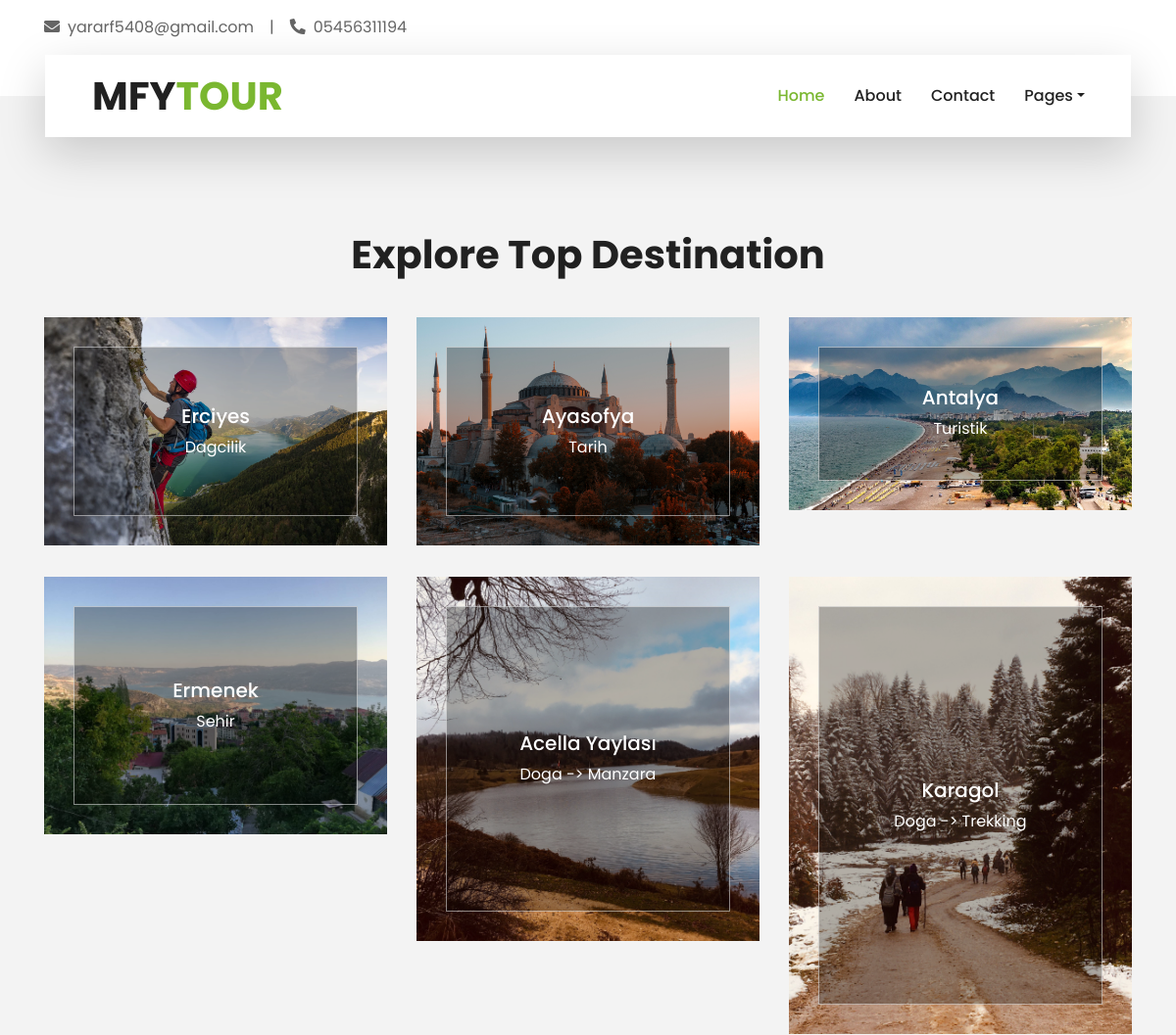
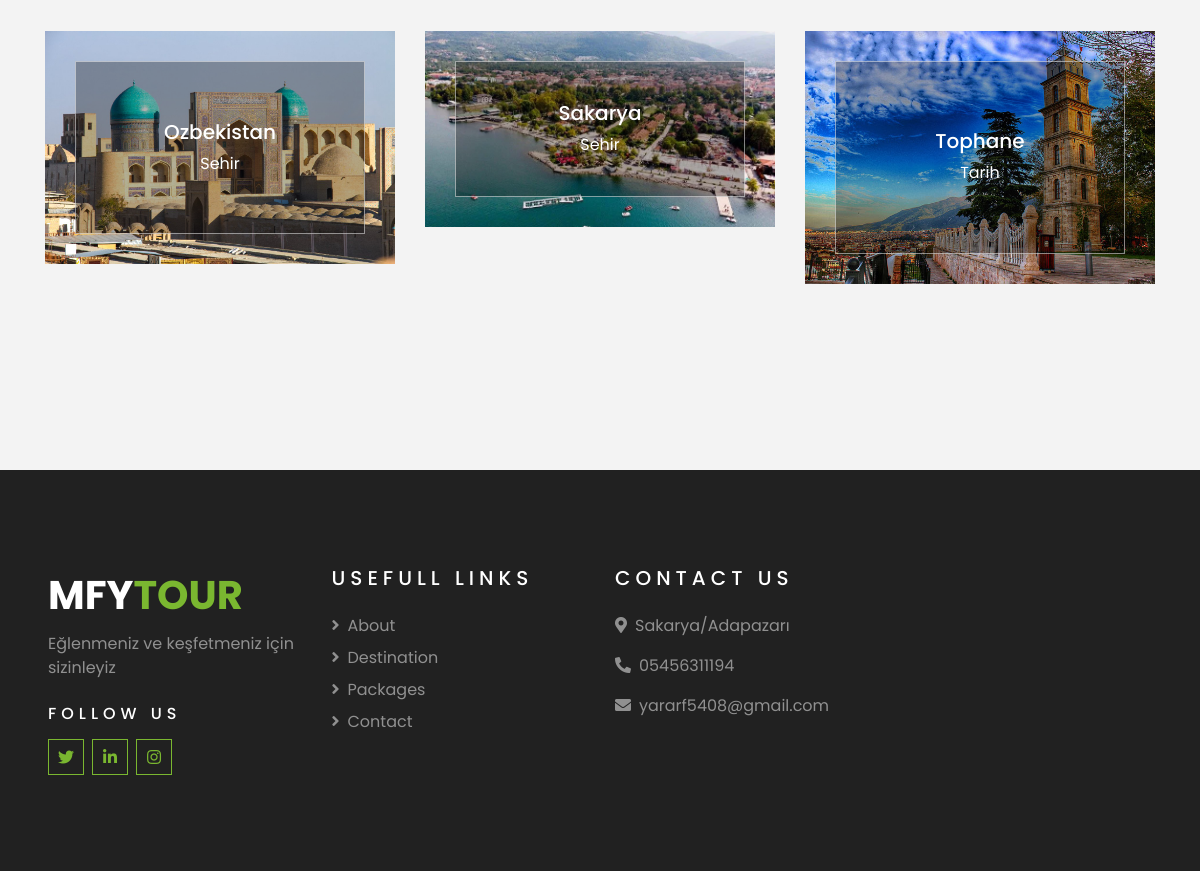
Screenshot of /destination/ with the database file from the repository (2 pictures, top to bottom).
### content/models.py (models this page shows, shortened)
class Content(models.Model):
    STATUS=(
        ('True', 'Evet'),
        ('False', 'Hayır'),
    )
    category=models.ForeignKey(Category, on_delete=models.CASCADE)
    title=models.CharField(max_length=100)
    keywords = models.CharField(max_length=255)
    description = models.CharField(max_length=255)
    image = models.ImageField(blank=True, upload_to='images/')
    detail=RichTextUploadingField(blank=True)
    gun=models.CharField(blank=True,max_length=15)
    type = models.CharField(blank=True, max_length=50)
    konum=models.CharField(blank=True,max_length=255)
    city=models.CharField(blank=True,max_length=50)
    country=models.CharField(blank=True,max_length=50)
    fiyat=models.CharField(blank=True,max_length=10)
    slug=models.SlugField(blank=True,max_length=100)
    status=models.CharField(blank=True,max_length=10, choices=STATUS)
    create_at=models.DateTimeField(auto_now_add=True)
    update_at=models.DateTimeField(auto_now=True)
    def image_tag(self):
        if self.image:
            return mark_safe('<img src="{}" height="50"/>'.format(self.image.url))
        else:
            return ""
    image_tag.short_description="Image"

class Category(MPTTModel):
    STATUS=(
        ('True', 'Evet'),
        ('False', 'Hayır'),
    )
    title=models.CharField(max_length=100)
    keywords = models.CharField(max_length=255)
    description = models.CharField(max_length=255)
    image = models.ImageField(blank=True, upload_to='images/')
    slug = models.SlugField(blank=True, max_length=100)
    status=models.CharField(blank=True,max_length=10, choices=STATUS)
    parent=TreeForeignKey('self', blank=True, null=True, related_name='children', on_delete=models.CASCADE)
    create_at=models.DateTimeField(auto_now_add=True)
    update_at=models.DateTimeField(auto_now=True)
    class MPTTMeta:
        order_insertion_by = ['title']
    def __str__(self):
        full_path=[self.title]
        k = self.parent
        while k is not None:
            full_path.append(k.title)
            k = k.parent
        return ' -> '.join(full_path[::-1])
    def image_tag(self):
        if self.image:
            return mark_safe('<img src="{}" height="50"/>'.format(self.image.url))
        else:
            return ""
    image_tag.short_description = "Image"

### home/views.py (the view)
# urls.py: path('destination/', views.destination, name='destination'),
def destination(request):
    setting=Setting.objects.get(pk=1)
    destinationdata=Content.objects.all()[:25]
    context = {'setting': setting,
               "page":"destination",
               "destinationdata":destinationdata}
    return render(request, 'destination.html', context)

### home/templates/destination.html (shortened to what this page needs)
{% extends "homebase.html" %}
{% block content %}
    {% load static %}
    <div class="container-fluid py-5">
        <div class="container pt-5 pb-3">
            <div class="text-center mb-3 pb-3">
                <h1>Explore Top Destination</h1>
            </div>
            <div class="row">
                {% for rs in destinationdata %}
                <div class="col-lg-4 col-md-6 mb-4">
                    <div class="destination-item position-relative overflow-hidden mb-2">
                        <img class="img-fluid" src="{{ rs.image.url }}" alt="">
                        <a class="destination-overlay text-white text-decoration-none" href="/packages">
                            <h5 class="text-white">{{ rs.title|safe }}</h5>
                            <span>{{ rs.category|safe }}</span>
                        </a>
                    </div>
                </div>
                {% endfor %}
            </div>
        </div>
    </div>
{% endblock %}

### rows the page displays
Content: image (picture), title "Erciyes", category "Dagcilik"
Content: image (picture), title "Ayasofya", category "Tarih"
Content: image (picture), title "Antalya", category "Turistik"
Content: image (picture), title "Ermenek", category "Sehir"
Content: image (picture), title "Acella Yaylası", category "Doga -> Manzara"
Content: image (picture), title "Karagol", category "Doga -> Trekking"
Content: image (picture), title "Ozbekistan", category "Sehir"
Content: image (picture), title "Sakarya", category "Sehir"
Content: image (picture), title "Tophane", category "Tarih"
